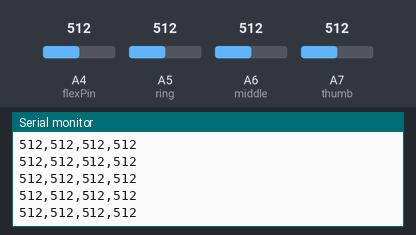
Simulated run of this sketch. Board: Arduino Nano, built with avr-gcc and run on an emulated ATmega328P. Parts: the last lines printed to the serial monitor. The test bench sets the inputs (shaded band); at power-on: A4 (flexPin) = 512, A5 (ring) = 512, A6 (middle) = 512, A7 (thumb) = 512.

Above: at 1.2 s.
1.3 s: A4 (flexPin) set to 105
At 2.4 s:
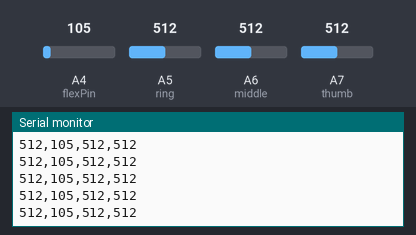
2.8 s: A4 (flexPin) set to 94
At 3.4 s:
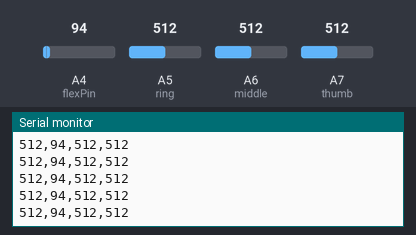
5.8 s: A5 (ring) set to 109
At 6.4 s:
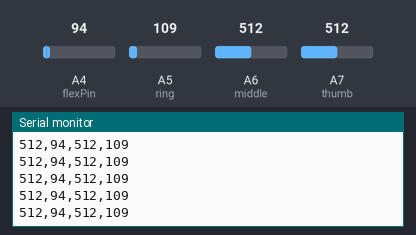
7.3 s: A5 (ring) set to 95
At 8.1 s:
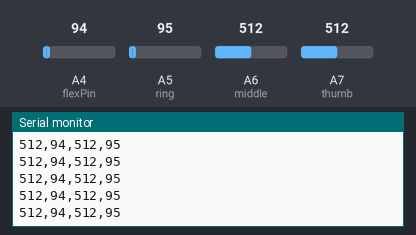
8.8 s: A6 (middle) set to 110
At 9.5 s:
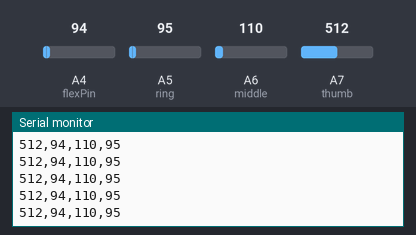
10.3 s: A6 (middle) set to 93
At 11.2 s:
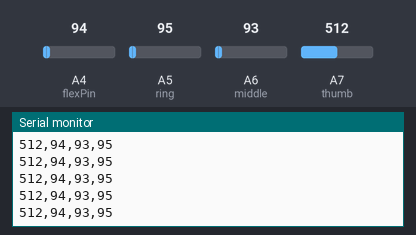
Timing chart, 0 to 13.3 s (numbered marks = the images above; inputs shaded):
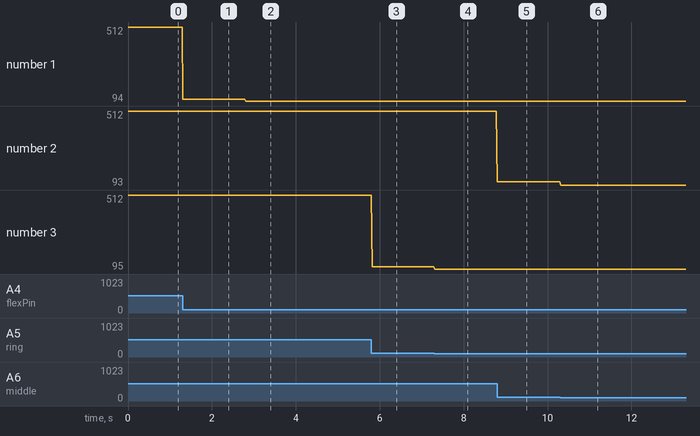

Measured:
- after the input at 1.3 s, the serial monitor: prints a new line at once (image 1)
- after the input at 2.8 s, the serial monitor: prints a new line at once (image 2)
- after the input at 5.8 s, the serial monitor: prints a new line at once (image 3)
- after the input at 7.3 s, the serial monitor: prints a new line at once (image 4)
- after the input at 8.8 s, the serial monitor: prints a new line at once (image 5)
- after the input at 10.3 s, the serial monitor: prints a new line at once (image 6)
- plotted number 1: 512 → 105 after the input at 1.3 s, 105 → 94 after the input at 2.8 s
- plotted number 2: 512 → 110 after the input at 8.8 s, 110 → 93 after the input at 10.3 s

The sketch:

fingertracker.ino
```cpp
int thumb = A7; //white
int middle = A6; //blue
int ring = A5; //violet
const int flexPin = A4;

int thumbVal = 0, middleVal = 0, ringVal = 0;

void setup()
{
  Serial.begin(9600);
}

void loop()
{
  int flexValue;
  flexValue = analogRead(flexPin);
  thumbVal = analogRead(thumb);
  middleVal = analogRead(middle);
  ringVal = analogRead(ring);
  Serial.print(thumbVal);
  Serial.print(",");
  Serial.print(flexValue);
  Serial.print(",");
  Serial.print(middleVal);
  Serial.print(",");
  Serial.print(ringVal);
  Serial.println();
  delay(20);
}
```
